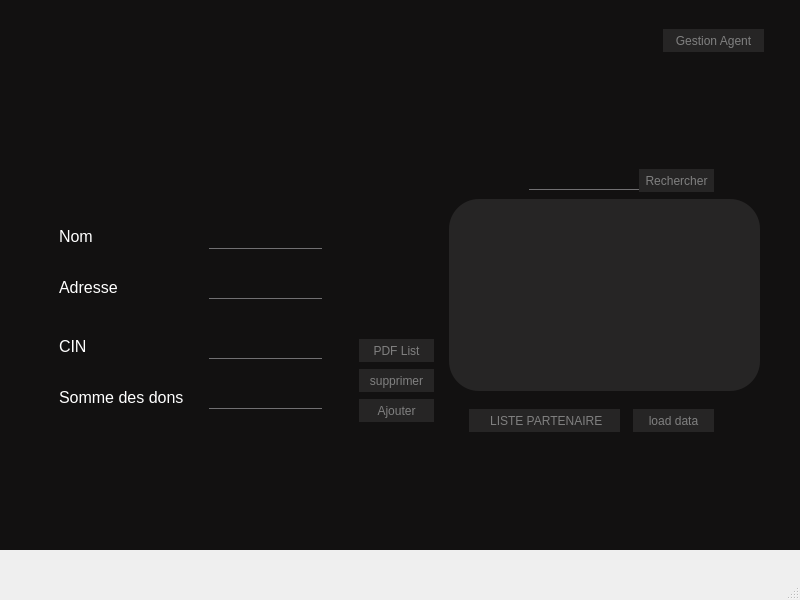
<?xml version="1.0" encoding="UTF-8"?>
<ui version="4.0">
 <class>MainWindow</class>
 <widget class="QMainWindow" name="MainWindow">
  <property name="geometry">
   <rect>
    <x>0</x>
    <y>0</y>
    <width>800</width>
    <height>600</height>
   </rect>
  </property>
  <property name="windowTitle">
   <string>MainWindow</string>
  </property>
  <widget class="QWidget" name="Home">
   <property name="styleSheet">
    <string notr="true">#home
{
background-color:#121111;
}

.QLineEdit

{
background : transparent; 
border:none;
color : #717072;
border-bottom : 1px solid  #717072;
font-size: 18px;

}

.QLabel
{
	color:white;
	font-size:16px;
}</string>
   </property>
   <widget class="QStackedWidget" name="stackedWidget">
    <property name="geometry">
     <rect>
      <x>-1</x>
      <y>-1</y>
      <width>801</width>
      <height>551</height>
     </rect>
    </property>
    <property name="currentIndex">
     <number>1</number>
    </property>
    <widget class="QWidget" name="page">
     <property name="styleSheet">
      <string notr="true">
background-color:#121111;


</string>
     </property>
     <widget class="QLineEdit" name="lineEdit_prenom">
      <property name="geometry">
       <rect>
        <x>200</x>
        <y>260</y>
        <width>113</width>
        <height>20</height>
       </rect>
      </property>
      <property name="styleSheet">
       <string notr="true">background : transparent; 
border:none;
color : #717072;
border-bottom : 1px solid  #717072;
font-size: 18px;</string>
      </property>
     </widget>
     <widget class="QPushButton" name="pushButton">
      <property name="geometry">
       <rect>
        <x>460</x>
        <y>390</y>
        <width>151</width>
        <height>23</height>
       </rect>
      </property>
      <property name="styleSheet">
       <string notr="true">border-radius:30px;
background-color:#262525;
color : grey;</string>
      </property>
      <property name="text">
       <string> LISTE AGENT</string>
      </property>
      <property name="icon">
       <iconset>
        <normaloff>../../Sportify-QT-project-master/worker.png</normaloff>../../Sportify-QT-project-master/worker.png</iconset>
      </property>
     </widget>
     <widget class="QLineEdit" name="recherche">
      <property name="geometry">
       <rect>
        <x>520</x>
        <y>151</y>
        <width>113</width>
        <height>20</height>
       </rect>
      </property>
      <property name="styleSheet">
       <string notr="true">background : transparent; 
border:none;
color : #717072;
border-bottom : 1px solid  #717072;
font-size: 18px;</string>
      </property>
     </widget>
     <widget class="QPushButton" name="pushButton_rechercher">
      <property name="geometry">
       <rect>
        <x>630</x>
        <y>150</y>
        <width>75</width>
        <height>23</height>
       </rect>
      </property>
      <property name="styleSheet">
       <string notr="true">border-radius:30px;
background-color:#262525;
color : grey;</string>
      </property>
      <property name="text">
       <string>Rechercher</string>
      </property>
     </widget>
     <widget class="QPushButton" name="pushButton_4">
      <property name="geometry">
       <rect>
        <x>624</x>
        <y>390</y>
        <width>81</width>
        <height>23</height>
       </rect>
      </property>
      <property name="styleSheet">
       <string notr="true">border-radius:30px;
background-color:#262525;
color : grey;</string>
      </property>
      <property name="text">
       <string>load data</string>
      </property>
      <property name="icon">
       <iconset>
        <normaloff>../../Sportify-QT-project-master/load.png</normaloff>../../Sportify-QT-project-master/load.png</iconset>
      </property>
     </widget>
     <widget class="QLabel" name="label_3">
      <property name="geometry">
       <rect>
        <x>50</x>
        <y>210</y>
        <width>47</width>
        <height>14</height>
       </rect>
      </property>
      <property name="styleSheet">
       <string notr="true">color:white;
	font-size:16px;</string>
      </property>
      <property name="text">
       <string>Nom</string>
      </property>
     </widget>
     <widget class="QLineEdit" name="lineEdit_cin">
      <property name="geometry">
       <rect>
        <x>200</x>
        <y>320</y>
        <width>113</width>
        <height>20</height>
       </rect>
      </property>
      <property name="styleSheet">
       <string notr="true">background : transparent; 
border:none;
color : #717072;
border-bottom : 1px solid  #717072;
font-size: 18px;</string>
      </property>
     </widget>
     <widget class="QLineEdit" name="lineEdit_nom">
      <property name="geometry">
       <rect>
        <x>200</x>
        <y>210</y>
        <width>113</width>
        <height>20</height>
       </rect>
      </property>
      <property name="styleSheet">
       <string notr="true">background : transparent; 
border:none;
color : #717072;
border-bottom : 1px solid  #717072;
font-size: 18px;</string>
      </property>
     </widget>
     <widget class="QLineEdit" name="lineEdit_mdp">
      <property name="geometry">
       <rect>
        <x>200</x>
        <y>370</y>
        <width>113</width>
        <height>20</height>
       </rect>
      </property>
      <property name="styleSheet">
       <string notr="true">background : transparent; 
border:none;
color : #717072;
border-bottom : 1px solid  #717072;
font-size: 18px;</string>
      </property>
     </widget>
     <widget class="QLabel" name="label_5">
      <property name="geometry">
       <rect>
        <x>50</x>
        <y>320</y>
        <width>47</width>
        <height>14</height>
       </rect>
      </property>
      <property name="styleSheet">
       <string notr="true">color:white;
	font-size:16px;</string>
      </property>
      <property name="text">
       <string>CIN</string>
      </property>
     </widget>
     <widget class="QPushButton" name="ajouter_Ag">
      <property name="geometry">
       <rect>
        <x>350</x>
        <y>380</y>
        <width>75</width>
        <height>23</height>
       </rect>
      </property>
      <property name="styleSheet">
       <string notr="true">border-radius:30px;
background-color:#262525;
color : grey;</string>
      </property>
      <property name="text">
       <string>Ajouter</string>
      </property>
      <property name="icon">
       <iconset>
        <normaloff>../../Sportify-QT-project-master/add.png</normaloff>../../Sportify-QT-project-master/add.png</iconset>
      </property>
     </widget>
     <widget class="QPushButton" name="pushButton_3">
      <property name="geometry">
       <rect>
        <x>350</x>
        <y>320</y>
        <width>75</width>
        <height>23</height>
       </rect>
      </property>
      <property name="styleSheet">
       <string notr="true">border-radius:30px;
background-color:#262525;
color : grey;</string>
      </property>
      <property name="text">
       <string>PDF List</string>
      </property>
      <property name="icon">
       <iconset>
        <normaloff>../../Sportify-QT-project-master/pdf.png</normaloff>../../Sportify-QT-project-master/pdf.png</iconset>
      </property>
     </widget>
     <widget class="QLabel" name="label_4">
      <property name="geometry">
       <rect>
        <x>50</x>
        <y>370</y>
        <width>31</width>
        <height>16</height>
       </rect>
      </property>
      <property name="styleSheet">
       <string notr="true">color:white;
	font-size:16px;</string>
      </property>
      <property name="text">
       <string>Mdp</string>
      </property>
     </widget>
     <widget class="QPushButton" name="supprimeragent">
      <property name="geometry">
       <rect>
        <x>350</x>
        <y>350</y>
        <width>75</width>
        <height>23</height>
       </rect>
      </property>
      <property name="styleSheet">
       <string notr="true">border-radius:30px;
background-color:#262525;
color : grey;</string>
      </property>
      <property name="text">
       <string>supprimer</string>
      </property>
      <property name="icon">
       <iconset>
        <normaloff>../../Sportify-QT-project-master/delete.png</normaloff>../../Sportify-QT-project-master/delete.png</iconset>
      </property>
     </widget>
     <widget class="QTableView" name="tableagent">
      <property name="geometry">
       <rect>
        <x>440</x>
        <y>180</y>
        <width>311</width>
        <height>192</height>
       </rect>
      </property>
      <property name="styleSheet">
       <string notr="true">border-radius:30px;
background-color:#262525;
color : grey;</string>
      </property>
     </widget>
     <widget class="QLabel" name="label_2">
      <property name="geometry">
       <rect>
        <x>50</x>
        <y>260</y>
        <width>61</width>
        <height>16</height>
       </rect>
      </property>
      <property name="styleSheet">
       <string notr="true">color:white;
	font-size:16px;</string>
      </property>
      <property name="text">
       <string>Prenom</string>
      </property>
     </widget>
     <widget class="QPushButton" name="pushButton_11">
      <property name="geometry">
       <rect>
        <x>644</x>
        <y>30</y>
        <width>111</width>
        <height>23</height>
       </rect>
      </property>
      <property name="styleSheet">
       <string notr="true">border-radius:30px;
background-color:#262525;
color : grey;</string>
      </property>
      <property name="text">
       <string>Gestion Partenaire</string>
      </property>
     </widget>
    </widget>
    <widget class="QWidget" name="page_2">
     <property name="styleSheet">
      <string notr="true">background-color:#121111;
</string>
     </property>
     <widget class="QPushButton" name="pushButton_7">
      <property name="geometry">
       <rect>
        <x>470</x>
        <y>410</y>
        <width>151</width>
        <height>23</height>
       </rect>
      </property>
      <property name="styleSheet">
       <string notr="true">border-radius:30px;
background-color:#262525;
color : grey;</string>
      </property>
      <property name="text">
       <string> LISTE PARTENAIRE</string>
      </property>
      <property name="icon">
       <iconset>
        <normaloff>../../Sportify-QT-project-master/worker.png</normaloff>../../Sportify-QT-project-master/worker.png</iconset>
      </property>
     </widget>
     <widget class="QLineEdit" name="recherche_3">
      <property name="geometry">
       <rect>
        <x>530</x>
        <y>171</y>
        <width>113</width>
        <height>20</height>
       </rect>
      </property>
      <property name="styleSheet">
       <string notr="true">background : transparent; 
border:none;
color : #717072;
border-bottom : 1px solid  #717072;
font-size: 18px;</string>
      </property>
     </widget>
     <widget class="QPushButton" name="pushButton_rechercher_3">
      <property name="geometry">
       <rect>
        <x>640</x>
        <y>170</y>
        <width>75</width>
        <height>23</height>
       </rect>
      </property>
      <property name="styleSheet">
       <string notr="true">border-radius:30px;
background-color:#262525;
color : grey;</string>
      </property>
      <property name="text">
       <string>Rechercher</string>
      </property>
     </widget>
     <widget class="QPushButton" name="pushButton_8">
      <property name="geometry">
       <rect>
        <x>634</x>
        <y>410</y>
        <width>81</width>
        <height>23</height>
       </rect>
      </property>
      <property name="styleSheet">
       <string notr="true">border-radius:30px;
background-color:#262525;
color : grey;</string>
      </property>
      <property name="text">
       <string>load data</string>
      </property>
      <property name="icon">
       <iconset>
        <normaloff>../../Sportify-QT-project-master/load.png</normaloff>../../Sportify-QT-project-master/load.png</iconset>
      </property>
     </widget>
     <widget class="QLabel" name="label_10">
      <property name="geometry">
       <rect>
        <x>60</x>
        <y>230</y>
        <width>47</width>
        <height>14</height>
       </rect>
      </property>
      <property name="styleSheet">
       <string notr="true">color:white;
	font-size:16px;</string>
      </property>
      <property name="text">
       <string>Nom</string>
      </property>
     </widget>
     <widget class="QLineEdit" name="lineEdit_cin_3">
      <property name="geometry">
       <rect>
        <x>210</x>
        <y>340</y>
        <width>113</width>
        <height>20</height>
       </rect>
      </property>
      <property name="styleSheet">
       <string notr="true">background : transparent; 
border:none;
color : #717072;
border-bottom : 1px solid  #717072;
font-size: 18px;</string>
      </property>
     </widget>
     <widget class="QLineEdit" name="lineEdit_nom_3">
      <property name="geometry">
       <rect>
        <x>210</x>
        <y>230</y>
        <width>113</width>
        <height>20</height>
       </rect>
      </property>
      <property name="styleSheet">
       <string notr="true">background : transparent; 
border:none;
color : #717072;
border-bottom : 1px solid  #717072;
font-size: 18px;</string>
      </property>
     </widget>
     <widget class="QLineEdit" name="lineEdit_mdp_3">
      <property name="geometry">
       <rect>
        <x>210</x>
        <y>390</y>
        <width>113</width>
        <height>20</height>
       </rect>
      </property>
      <property name="styleSheet">
       <string notr="true">background : transparent; 
border:none;
color : #717072;
border-bottom : 1px solid  #717072;
font-size: 18px;</string>
      </property>
     </widget>
     <widget class="QLabel" name="label_11">
      <property name="geometry">
       <rect>
        <x>60</x>
        <y>340</y>
        <width>47</width>
        <height>14</height>
       </rect>
      </property>
      <property name="styleSheet">
       <string notr="true">color:white;
	font-size:16px;</string>
      </property>
      <property name="text">
       <string>CIN</string>
      </property>
     </widget>
     <widget class="QPushButton" name="pushButton_9">
      <property name="geometry">
       <rect>
        <x>360</x>
        <y>340</y>
        <width>75</width>
        <height>23</height>
       </rect>
      </property>
      <property name="styleSheet">
       <string notr="true">border-radius:30px;
background-color:#262525;
color : grey;</string>
      </property>
      <property name="text">
       <string>PDF List</string>
      </property>
      <property name="icon">
       <iconset>
        <normaloff>../../Sportify-QT-project-master/pdf.png</normaloff>../../Sportify-QT-project-master/pdf.png</iconset>
      </property>
     </widget>
     <widget class="QPushButton" name="ajouter_Ag_3">
      <property name="geometry">
       <rect>
        <x>360</x>
        <y>400</y>
        <width>75</width>
        <height>23</height>
       </rect>
      </property>
      <property name="styleSheet">
       <string notr="true">border-radius:30px;
background-color:#262525;
color : grey;</string>
      </property>
      <property name="text">
       <string>Ajouter</string>
      </property>
      <property name="icon">
       <iconset>
        <normaloff>../../Sportify-QT-project-master/add.png</normaloff>../../Sportify-QT-project-master/add.png</iconset>
      </property>
     </widget>
     <widget class="QLabel" name="label_12">
      <property name="geometry">
       <rect>
        <x>60</x>
        <y>390</y>
        <width>131</width>
        <height>16</height>
       </rect>
      </property>
      <property name="styleSheet">
       <string notr="true">color:white;
	font-size:16px;</string>
      </property>
      <property name="text">
       <string>Somme des dons</string>
      </property>
     </widget>
     <widget class="QPushButton" name="supprimeragent_3">
      <property name="geometry">
       <rect>
        <x>360</x>
        <y>370</y>
        <width>75</width>
        <height>23</height>
       </rect>
      </property>
      <property name="styleSheet">
       <string notr="true">border-radius:30px;
background-color:#262525;
color : grey;</string>
      </property>
      <property name="text">
       <string>supprimer</string>
      </property>
      <property name="icon">
       <iconset>
        <normaloff>../../Sportify-QT-project-master/delete.png</normaloff>../../Sportify-QT-project-master/delete.png</iconset>
      </property>
     </widget>
     <widget class="QTableView" name="tableagent_3">
      <property name="geometry">
       <rect>
        <x>450</x>
        <y>200</y>
        <width>311</width>
        <height>192</height>
       </rect>
      </property>
      <property name="styleSheet">
       <string notr="true">border-radius:30px;
background-color:#262525;
color : grey;</string>
      </property>
     </widget>
     <widget class="QLineEdit" name="lineEdit_prenom_3">
      <property name="geometry">
       <rect>
        <x>210</x>
        <y>280</y>
        <width>113</width>
        <height>20</height>
       </rect>
      </property>
      <property name="styleSheet">
       <string notr="true">background : transparent; 
border:none;
color : #717072;
border-bottom : 1px solid  #717072;
font-size: 18px;</string>
      </property>
     </widget>
     <widget class="QLabel" name="label_13">
      <property name="geometry">
       <rect>
        <x>60</x>
        <y>280</y>
        <width>61</width>
        <height>16</height>
       </rect>
      </property>
      <property name="styleSheet">
       <string notr="true">color:white;
	font-size:16px;</string>
      </property>
      <property name="text">
       <string>Adresse</string>
      </property>
     </widget>
     <widget class="QPushButton" name="pushButton_10">
      <property name="geometry">
       <rect>
        <x>664</x>
        <y>30</y>
        <width>101</width>
        <height>23</height>
       </rect>
      </property>
      <property name="styleSheet">
       <string notr="true">border-radius:30px;
background-color:#262525;
color : grey;</string>
      </property>
      <property name="text">
       <string>Gestion Agent</string>
      </property>
     </widget>
    </widget>
   </widget>
  </widget>
  <widget class="QMenuBar" name="menubar">
   <property name="geometry">
    <rect>
     <x>0</x>
     <y>0</y>
     <width>800</width>
     <height>22</height>
    </rect>
   </property>
  </widget>
  <widget class="QStatusBar" name="statusbar"/>
 </widget>
 <resources/>
 <connections/>
</ui>
